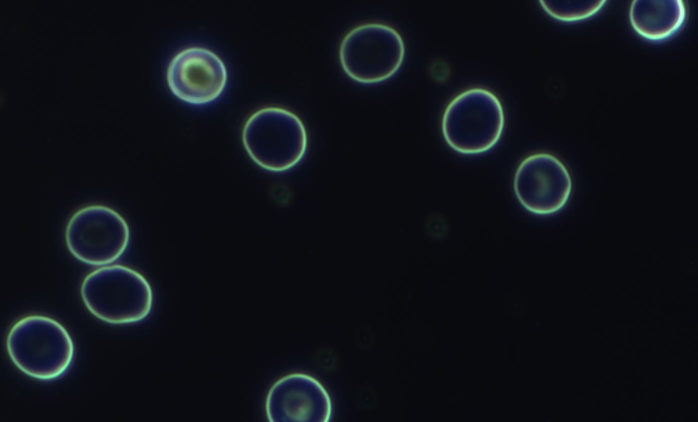
%> input picture Robust-Segmentation-and-Classification-of-Red-Blood-Cells-and-Bacteria-in-Microscopy-Images/IMG_01.png, 1396 x 844 px (shown at 1/2 size)
$ octave Task1to4.m   (GNU Octave 9; MATLAB toolbox functions it lacks are replaced by stand-ins)
%> lines starting %> are read from the running program, lines starting %| are printed output that depends on the picture; in (x1, y1, x2, y2) boxes, pixels count from 0 and x2, y2 are one past the last pixel; in counts of white or black regions, pixels touching at a corner belong together; the program's own positions count from 1
clear; close all;

% Task 1: Pre-processing -----------------------
% Step-1: Load input image
I = imread('IMG_01.png');
%> I is the input picture: size 844x1396x3 uint8; mean R, G, B 15.1, 18.4, 23.6
figure, imshow(I)

% Step-2: Covert image to grayscale
I_gray = rgb2gray(I);
figure, imshow(I_gray)

% Step-3: Rescale image
height = 512;
aspectRatio = size(I_gray, 2) / size(I_gray, 1);
%> aspectRatio = 1.65
width = round(height * aspectRatio);
%> width = 847
I_resized = imresize(I_gray, [height width]);
figure, imshow(I_resized);

% Step-4: Produce histogram before enhancing
figure, imhist(I_resized, 64);
%> after `imhist(I_resized, 64)`:
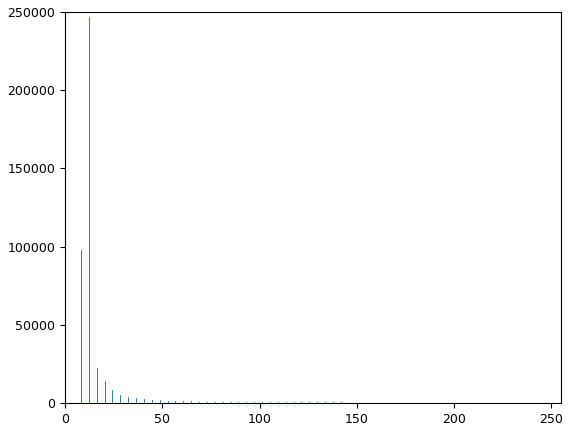
%> figure redrawn from the program's plot data; highest point at x = 12.14, y = 246966

% Step-5: Enhance image before binarisation
I_enhanced = imadjust(I_resized);
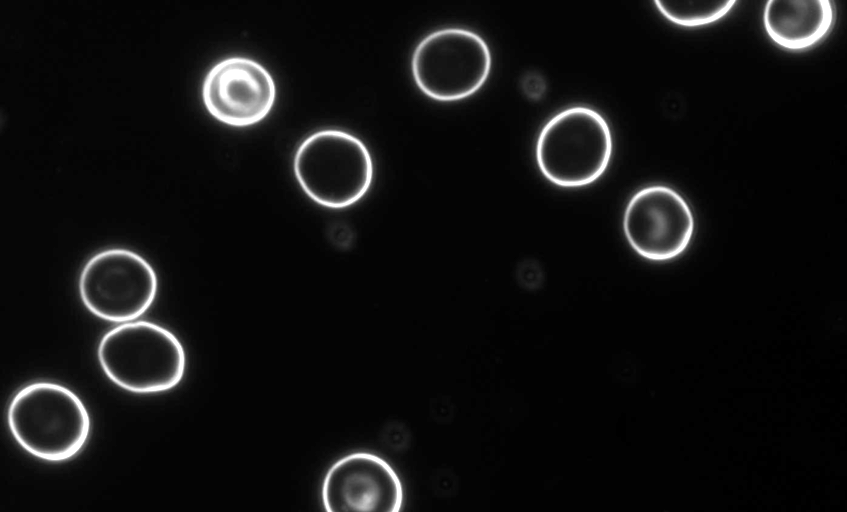
%> I_enhanced: size 512x847 uint8; min 0, max 255, mean 17.7
figure, imshow(I_enhanced);

% Step-6: Histogram after enhancement
figure, imhist(I_enhanced, 64);

% Step-7: Image Binarisation
threshold = graythresh(I_enhanced);
%> threshold = 0.384
I_binary = imbinarize(I_enhanced, threshold);
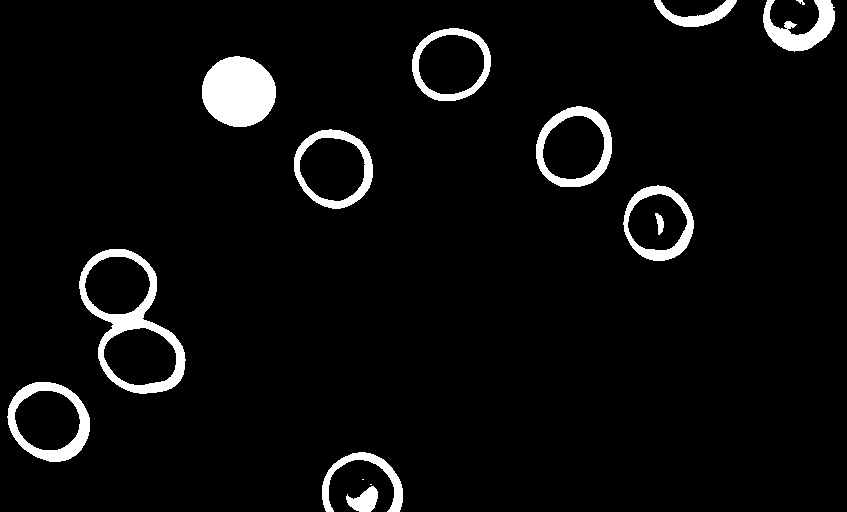
%> I_binary: size 512x847 logical; 4.9% white; 15 white regions (2 under 20 px), largest, box (x1, y1, x2, y2) and area: (202, 56, 276, 127) 4107, (79, 249, 186, 394) 3600, (7, 382, 90, 462) 2141
figure, imshow(I_binary)


% Task 2: Edge detection ------------------------
edges = edge(I_enhanced, 'Canny');
%> edges: size 512x847 logical; 1.2% white in thin lines or dots
figure, imshow(edges)

% Task 3: Simple segmentation --------------------

% Step 1: Clean up the image
se = strel('disk', 2);
I_cleaned = imopen(I_binary, se);
%> I_cleaned: size 512x847 logical; 4.8% white; 13 white regions (1 under 20 px), largest, box (x1, y1, x2, y2) and area: (202, 56, 276, 127) 4106, (79, 249, 186, 394) 3599, (7, 382, 90, 462) 2141
I_filled = imfill(I_cleaned, 'holes');
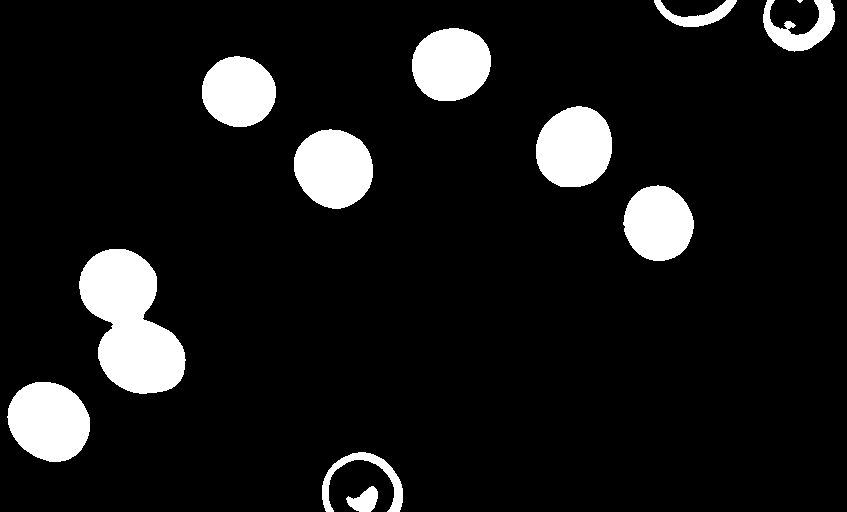
%> I_filled: size 512x847 logical; 9.6% white; 12 white regions (1 under 20 px), largest, box (x1, y1, x2, y2) and area: (79, 249, 186, 394) 9674, (7, 382, 90, 462) 5114, (536, 106, 612, 187) 4896

% Step 2: Create a new binary image with white circles
I_circles = false(size(I_filled));
cc = bwconncomp(I_filled);
%> cc = 12 connected components
stats = regionprops(cc, 'Centroid', 'EquivDiameter');
%> stats = 12 regions; first 5, Centroid and EquivDiameter: [49.6 422] 80.69, [131.3 324] 111, [239.3 92.4] 72.3, [334.3 169] 78.9, [365.7 479.5] 39.09

for k = 1:length(stats)
    radius = stats(k).EquivDiameter / 2;
    [xGrid, yGrid] = meshgrid(1:size(I_filled, 2), 1:size(I_filled, 1));
    circleMask = (xGrid - stats(k).Centroid(1)).^2 + (yGrid - stats(k).Centroid(2)).^2 <= radius^2;
    I_circles(circleMask) = 1;
end
%> this loop made 12 passes
%> radius on passes 1 to 12: 40.35, 55.49, 36.15, 39.45, 19.54, 12.75, 38.23, 39.48, 36.28, 16.7, 23.47, 1.95
%> pass 1, `circleMask = (xGrid - stats(k).Centroid(1)).^2 + (yGrid - stats(k).Cen..`:
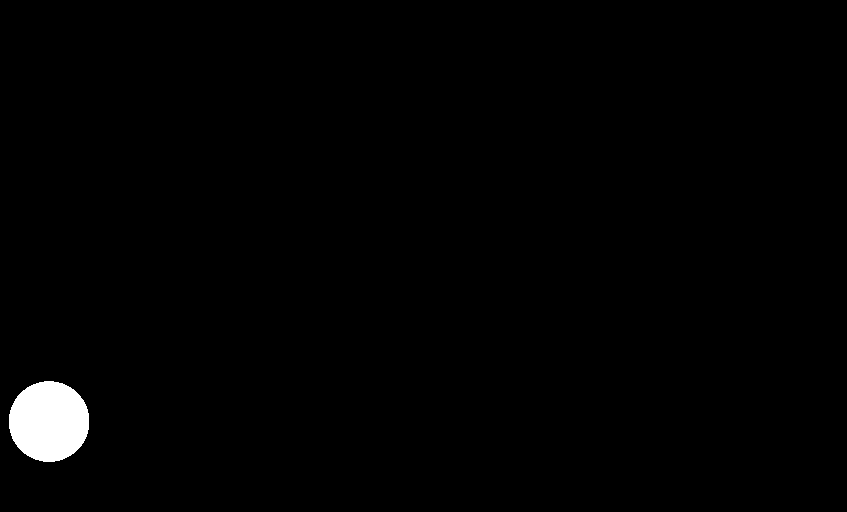
%> circleMask: size 512x847 logical; 1.2% white; 1 white region, box (x1, y1, x2, y2) and area: (9, 381, 89, 462) 5116
%> after the loop:
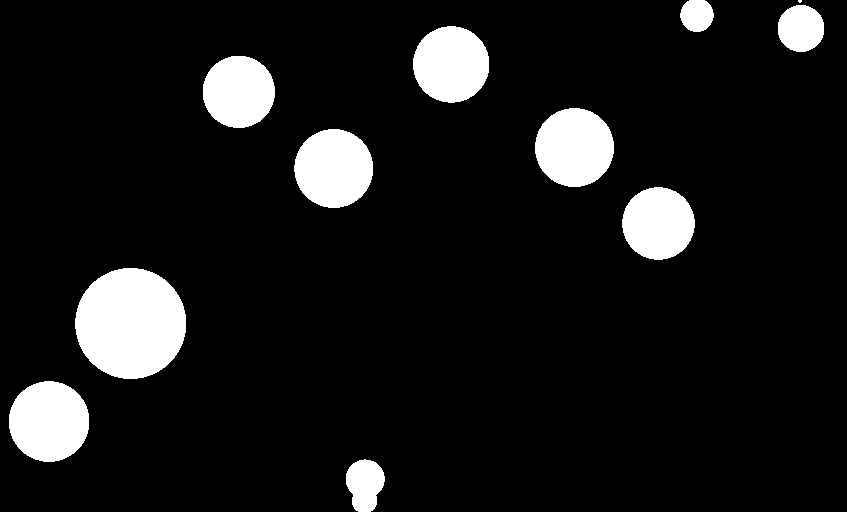
%> I_circles: size 512x847 logical; 9.6% white; 11 white regions (1 under 20 px), largest, box (x1, y1, x2, y2) and area: (75, 268, 186, 379) 9684, (9, 381, 89, 462) 5116, (535, 108, 614, 187) 4899
figure, imshow(I_circles);

% Task 4: Object Recognition --------------------
I = imread('IMG_11.png');
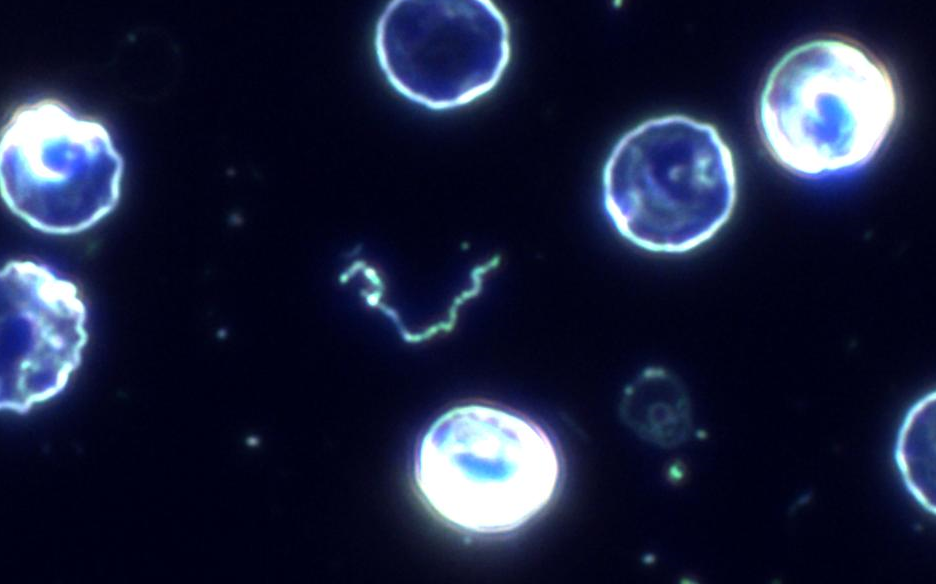
%> input picture Robust-Segmentation-and-Classification-of-Red-Blood-Cells-and-Bacteria-in-Microscopy-Images/IMG_11.png, 936 x 584 px
%> I is the input picture: size 584x936x3 uint8; mean R, G, B 27.5, 33.3, 59.9
figure, imshow(I);
